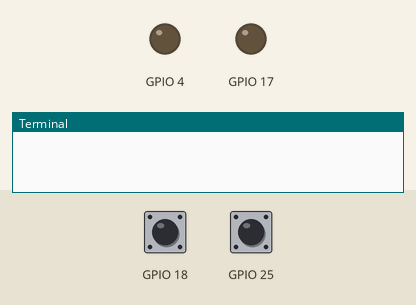
Simulated run of this program. Board: Raspberry Pi (BCM pin numbers). On the bench: output pins drawn as LEDs (lit = HIGH), the last lines printed to the terminal. The inputs (shaded band) are chosen by the test bench; at power-on: GPIO 18 HIGH, GPIO 25 HIGH.

Above: at 1.2 s.
1.3 s: GPIO 18 pulled LOW for 0.15 s
At 2.2 s:
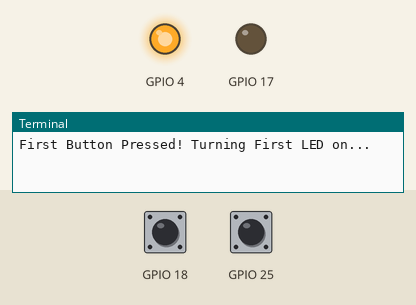
2.9 s: GPIO 25 pulled LOW for 0.15 s
At 3.4 s:
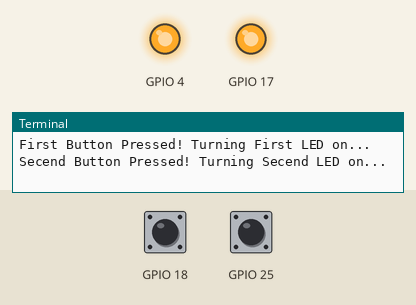
4.5 s: GPIO 18 pulled LOW for 1 s
At 6.6 s:
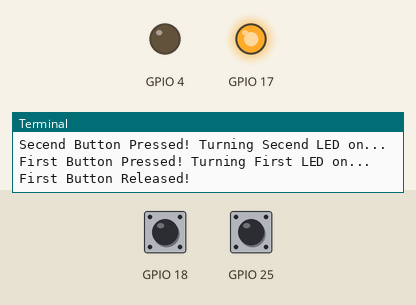
7.0 s: GPIO 25 pulled LOW for 1 s
At 8.5 s:
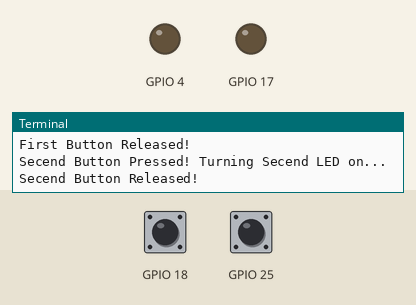
9.5 s: GPIO 25 pulled LOW for 3.2 s
At 10.8 s:
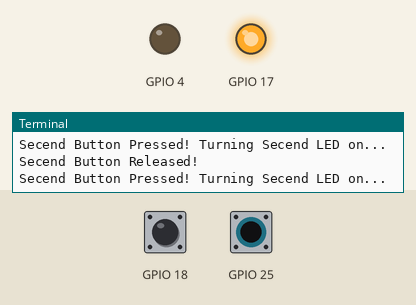
14.2 s: GPIO 18 pulled LOW for 3.2 s
At 15.6 s:
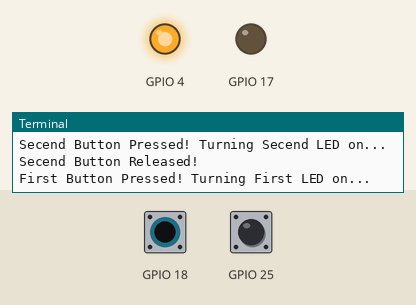
Timing chart, 0 to 18.9 s (numbered marks = the images above; inputs shaded):
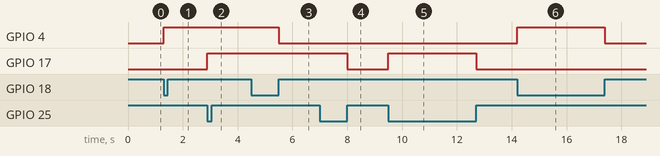

The program:

2btn_2LED.py
```python
import RPi.GPIO as GPIO
import time

GPIO.setwarnings(False)
GPIO.setmode(GPIO.BCM)
GPIO.setup(18, GPIO.IN, pull_up_down= GPIO.PUD_UP)
GPIO.setup(25, GPIO.IN, pull_up_down= GPIO.PUD_UP)
GPIO.setup(4, GPIO.OUT, initial= 0)
GPIO.setup(17, GPIO.OUT, initial= 0)

def firstBtn():
    if (GPIO.input(18) == 0):
        print("First Button Pressed! Turning First LED on...")
        GPIO.output(4,1)

    else:
        print("First Button Released!")
        GPIO.output(4, 0)

def secendBtn():
    if (GPIO.input(25) == 0):
        print("Secend Button Pressed! Turning Secend LED on...")
        GPIO.output(17, 1)
    else:
        print("Secend Button Released!")
        GPIO.output(17, 0)


GPIO.add_event_detect(18, GPIO.BOTH, callback = lambda x : firstBtn() , bouncetime= 300)

GPIO.add_event_detect(25, GPIO.BOTH, callback = lambda x : secendBtn(), bouncetime= 300)

while True:
    time.sleep(1)
```

Measured:
- after the input at 1.3 s, GPIO 4: LOW → HIGH at once
- after the input at 2.9 s, GPIO 17: LOW → HIGH at once
- after the input at 4.5 s, GPIO 4: HIGH → LOW after 1.0 s
- after the input at 7.0 s, GPIO 17: HIGH → LOW after 1.0 s
- after the input at 9.5 s, GPIO 17: LOW → HIGH at once, → LOW 3.2 s later
- after the input at 14.2 s, GPIO 4: LOW → HIGH at once, → LOW 3.2 s later
